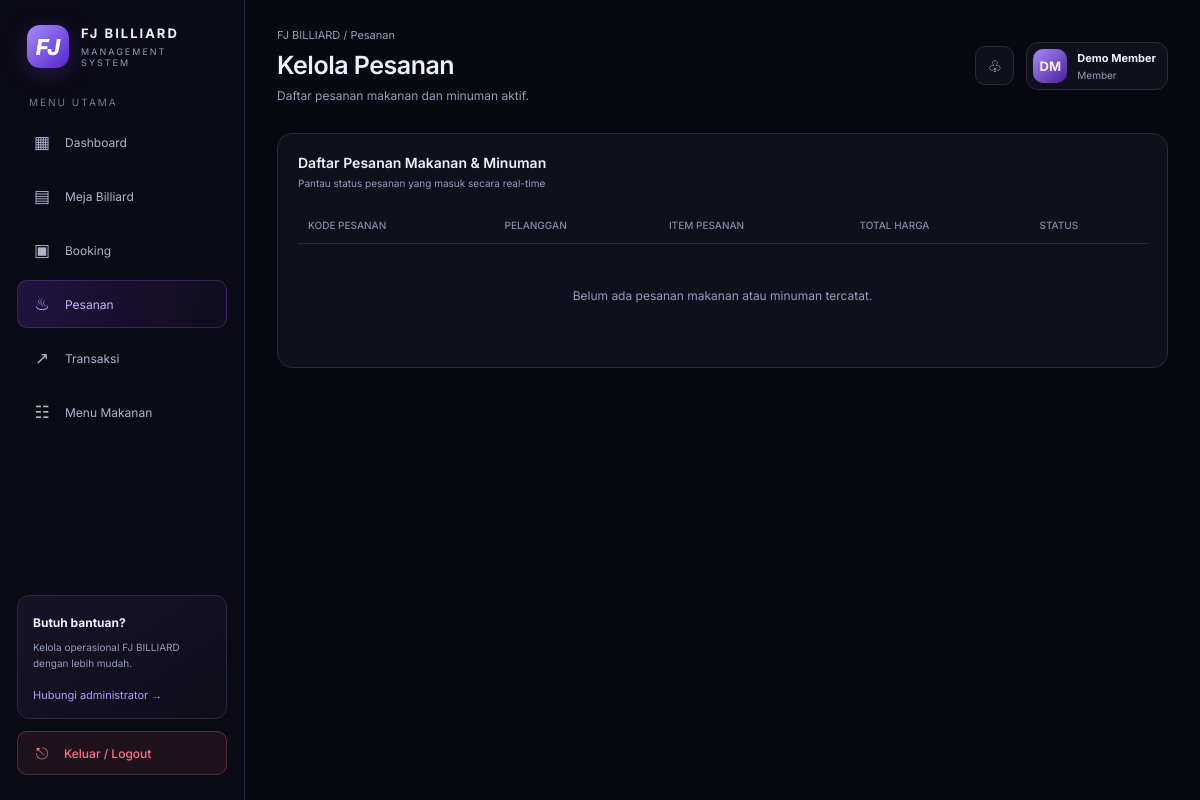
Before: /pesanan (signed in) with the older database file.
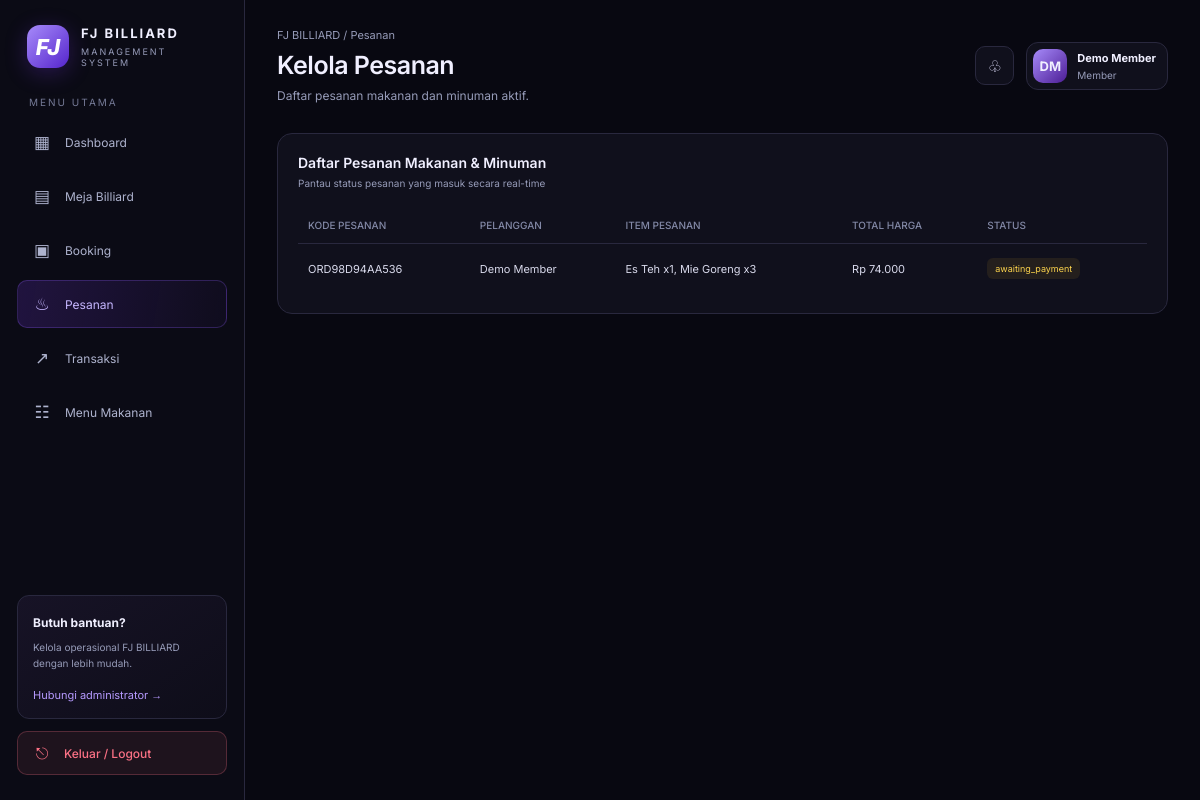
After: the same page with the newer database file.
### tables this page shows
CREATE TABLE orders (
            id INTEGER PRIMARY KEY AUTOINCREMENT,
            order_number TEXT NOT NULL UNIQUE,
            customer_id INTEGER,
            booking_id INTEGER,
            session_id INTEGER,
            status TEXT NOT NULL DEFAULT 'awaiting_payment'
                CHECK (status IN (
                    'awaiting_payment', 'queued', 'preparing',
                    'ready', 'served', 'cancelled'
                )),
            created_at TEXT DEFAULT CURRENT_TIMESTAMP,
            FOREIGN KEY (customer_id) REFERENCES users(id),
            FOREIGN KEY (booking_id) REFERENCES bookings(id),
            FOREIGN KEY (session_id) REFERENCES sessions(id)
        );

### main.py (the view)
@app.route('/pesanan')
@login_required
def pesanan_page():
    conn = get_db()
    try:
        recent_orders = conn.execute(
            """
            SELECT o.order_number, o.status,
                   COALESCE(u.full_name, 'Pelanggan Umum') as customer_name,
                   (SELECT GROUP_CONCAT(item_name || ' x' || quantity, ', ')
                    FROM order_items WHERE order_id = o.id) as items,
                   (SELECT SUM(quantity * unit_price) FROM order_items WHERE order_id = o.id) as total_price
            FROM orders o
            LEFT JOIN users u ON o.customer_id = u.id
            ORDER BY o.id DESC
            """
        ).fetchall()
    finally:
        conn.close()
    return render_template(
        'pesanan.html',
        nama=session.get("full_name", "Pengguna"),
        role=session.get("role", "member"),
        recent_orders=recent_orders
    )

### main.py (called while the page is built)
def get_db():
    conn = sqlite3.connect(DB_PATH)
    conn.row_factory = sqlite3.Row
    return conn

def login_required(view):
    @wraps(view)
    def wrapped(*args, **kwargs):
        if "user_id" not in session:
            return redirect(url_for("login"))
        return view(*args, **kwargs)
    return wrapped

### templates/pesanan.html (shortened to what the changed rows need)
<!DOCTYPE html>
<html lang="id">
<head>
</head>
<body data-user-name="{{ nama }}" data-user-role="{{ role }}">
    <div class="layout">
        <main class="main">
            <header class="topbar">
                <div>
                    <h1>Kelola Pesanan</h1>
                </div>
            </header>
            <section class="panel">
                <div class="panel-head">
                    <div>
                        <h2>Daftar Pesanan Makanan & Minuman</h2>
                    </div>
                </div>
                <div class="table-wrap">
                    <table>
                        <thead>
                            <tr>
                                <th>KODE PESANAN</th>
                                <th>PELANGGAN</th>
                                <th>ITEM PESANAN</th>
                                <th>TOTAL HARGA</th>
                                <th>STATUS</th>
                            </tr>
                        </thead>
                        <tbody>
                            {% if recent_orders %}
                            {% for order in recent_orders %}
                            <tr>
                                <td>{{ order['order_number'] }}</td>
                                <td>{{ order['customer_name'] }}</td>
                                <td>{{ order['items'] or '-' }}</td>
                                <td>Rp {{ "{:,}".format(order['total_price'] or 0).replace(',', '.') }}</td>
                                <td><span class="badge {{ 'wait' if order['status'] == 'awaiting_payment' else '' }}">{{
                                        order['status'] }}</span></td>
                            </tr>
                            {% endfor %}
                            {% else %}
                            <tr>
                                <td colspan="5">
                                    <p class="empty-note">Belum ada pesanan makanan atau minuman tercatat.</p>
                                </td>
                            </tr>
                            {% endif %}
                        </tbody>
                    </table>
                </div>
            </section>
        </main>
    </div>
</body>
</html>

Changed rows visible on the page:
added orders: order_number "ORD98D94AA536", customer_name "Demo Member", order "Es Teh x1, Mie Goreng x3", total_price "74.000", status "awaiting_payment"
Other visible differences:
text no longer shown: "Belum ada pesanan makanan atau minuman tercatat."
